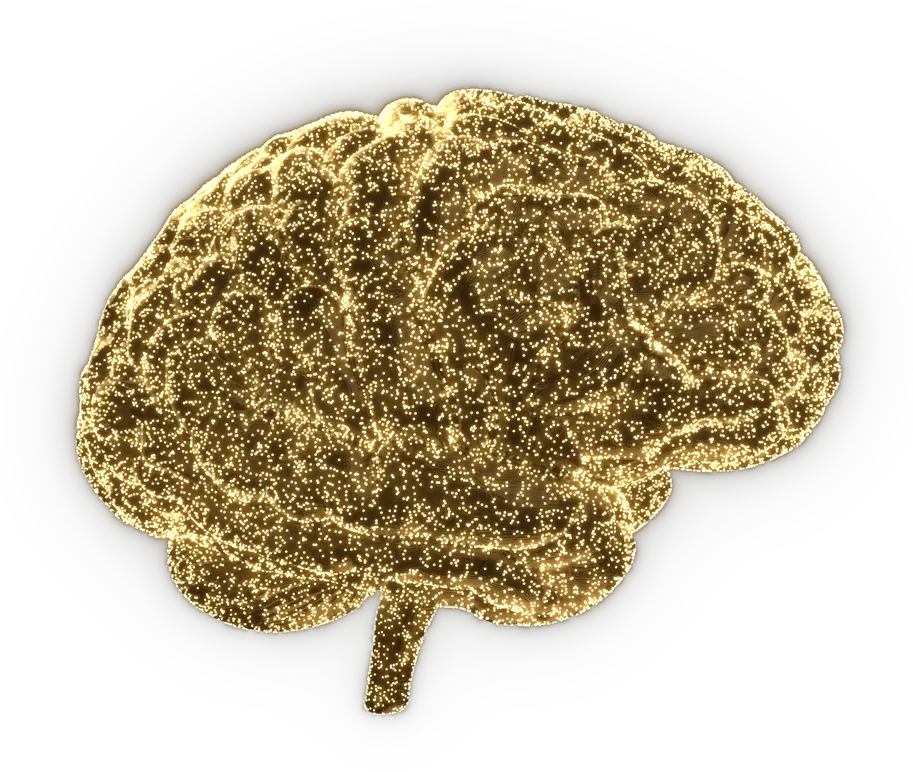
#> input picture assets/cerebro/cerebro.webp, 913 x 772 px, shrunk from 1400 x 1184 before the run, given in place of cerebro.png, which was not available
$ python bloom_brain.py ../assets/cerebro/cerebro.webp
#> lines starting #> are read from the running program, lines starting #| are printed output that depends on the picture; pictures that were not available may be replaced by others from this repository, and a replacement may not be noted
"""Bloom em pos sobre o render do cerebro.

O Cycles entrega os pontos como pixels nitidos; o brilho difuso que faz o cerebro
parecer aceso nao existe no render. Somar copias borradas em varias escalas e o
que produz o halo — e e muito mais barato do que tentar resolve-lo em samples.

Uso:
  python build/bloom_brain.py [--strength 1.5] [--threshold 0.30]
"""
import os
import sys

import numpy as np
from PIL import Image, ImageFilter

ROOT = os.path.dirname(os.path.dirname(os.path.abspath(__file__)))
SRC = os.path.join(ROOT, "assets", "cerebro", "cerebro.png")
OUT = os.path.join(ROOT, "assets", "cerebro", "cerebro-glow.png")

# escalas do bloom: raio do blur x peso. As tres juntas dao o halo curto junto do
# ponto e o brilho largo que envolve o cerebro inteiro.
SCALES = ((3, 0.55), (9, 0.42), (26, 0.34), (70, 0.26))
TINT = np.array([1.0, 0.74, 0.34], dtype=np.float32)


def arg(flag, default):
    return float(sys.argv[sys.argv.index(flag) + 1]) if flag in sys.argv else default


def main():
    strength = arg("--strength", 1.5)
    threshold = arg("--threshold", 0.30)

    img = Image.open(SRC).convert("RGBA")
#> img is the input picture: PIL image 913x772 RGBA; mean R, G, B, A 66.4, 55, 31.7, 116.1
    rgb = np.asarray(img).astype(np.float32) / 255.0
    alpha = rgb[..., 3:4]
    rgb = rgb[..., :3]
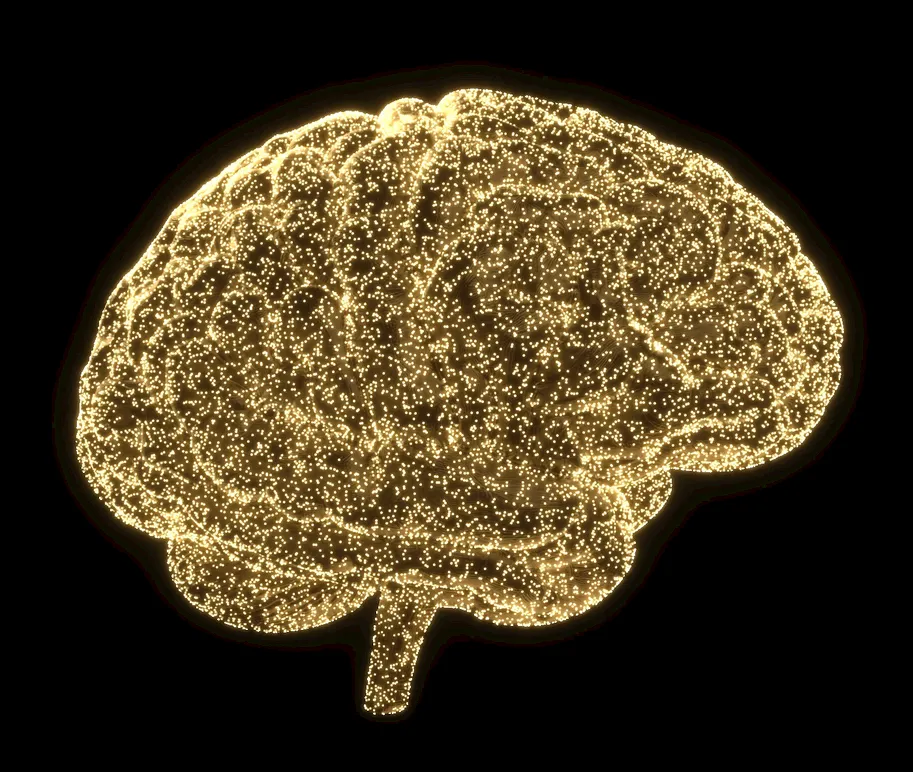
#> rgb: shape (772, 913, 3) float32; mean R, G, B 0.261, 0.216, 0.124

    lum = rgb @ np.array([0.2126, 0.7152, 0.0722], dtype=np.float32)
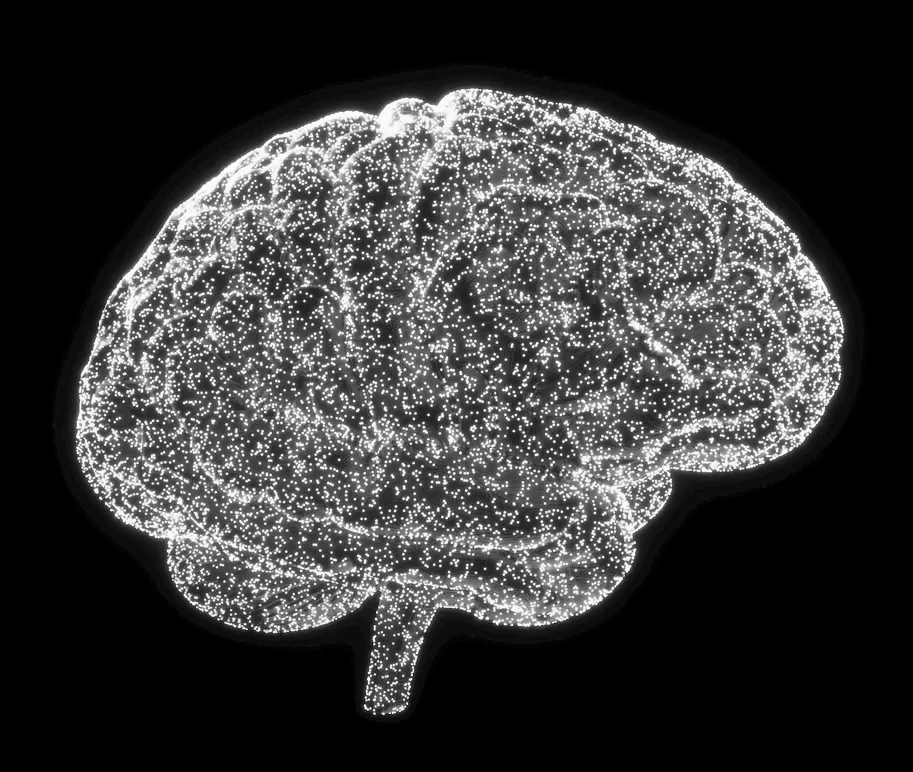
#> lum: shape (772, 913) float32; min 0, max 1, mean 0.219
    mask = np.clip((lum - threshold) / max(1e-3, 1 - threshold), 0, 1)[..., None]
    bright = rgb * mask

    glow = np.zeros_like(rgb)
    for radius, weight in SCALES:
        blurred = Image.fromarray((np.clip(bright, 0, 1) * 255).astype(np.uint8)) \
            .filter(ImageFilter.GaussianBlur(radius))
        glow += np.asarray(blurred).astype(np.float32) / 255.0 * weight
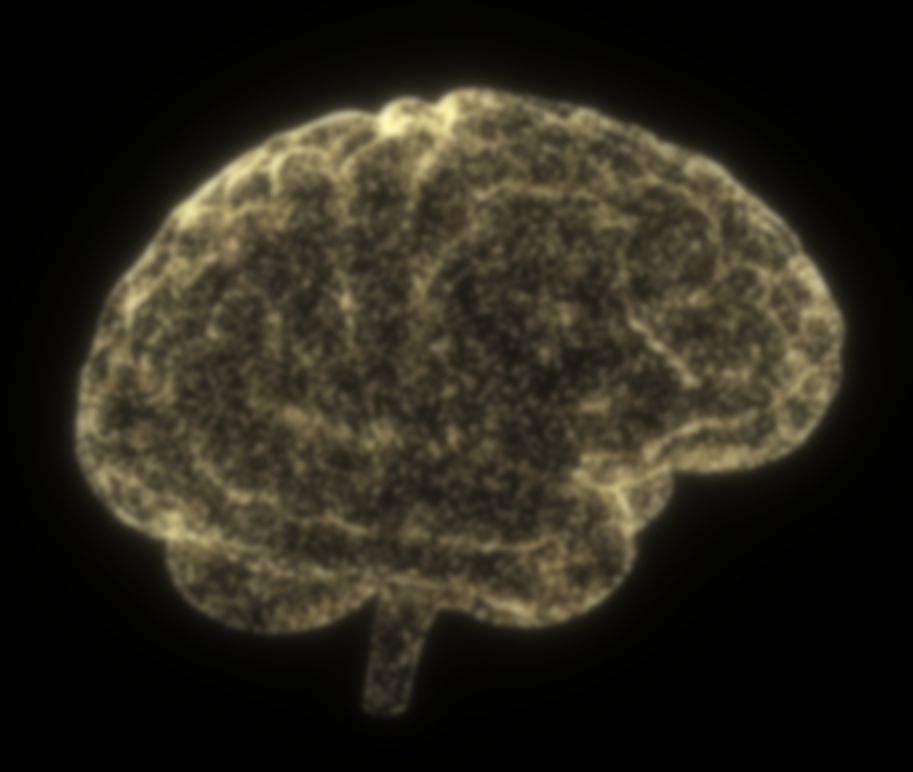
#> glow: shape (772, 913, 3) float32; mean R, G, B 0.163, 0.148, 0.107; drawn with min black and max white

    out = rgb + glow * strength * TINT
    out = out / (1.0 + out * 0.35)          # rolloff suave, evita chapar em branco
    out = np.clip(out * 1.25, 0, 1)
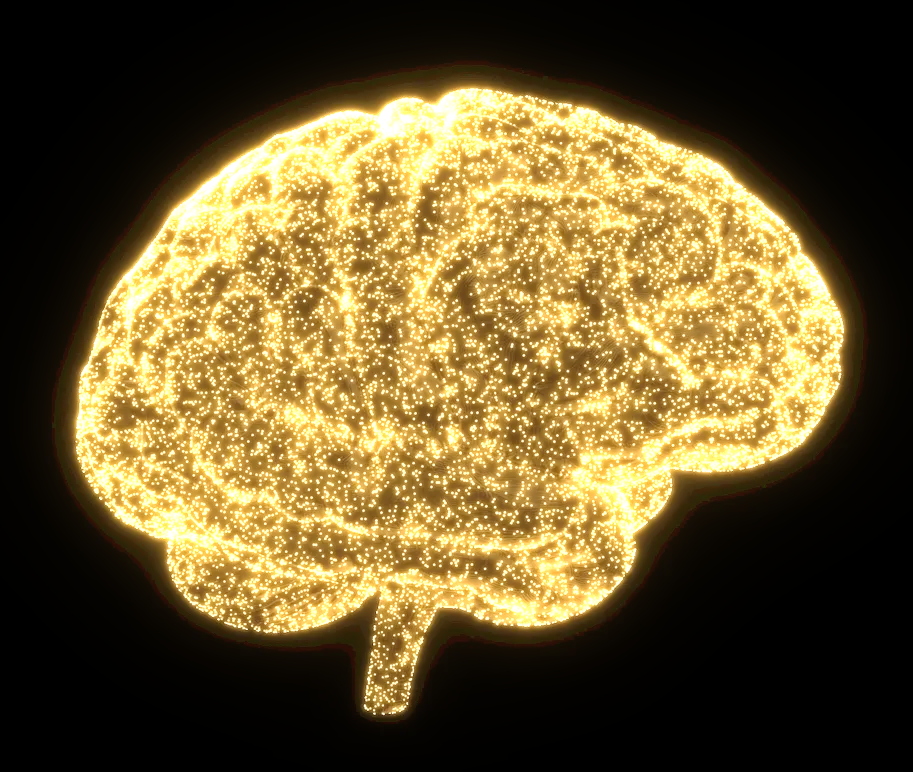
#> out: shape (772, 913, 3) float32; mean R, G, B 0.417, 0.349, 0.189

    # O bloom precisa aparecer FORA da silhueta: o alpha herda o brilho espalhado,
    # senao o halo fica recortado na borda do cerebro.
    glow_a = np.clip(glow.max(axis=2, keepdims=True) * strength * 1.4, 0, 1)
    alpha = np.clip(np.maximum(alpha, glow_a), 0, 1)
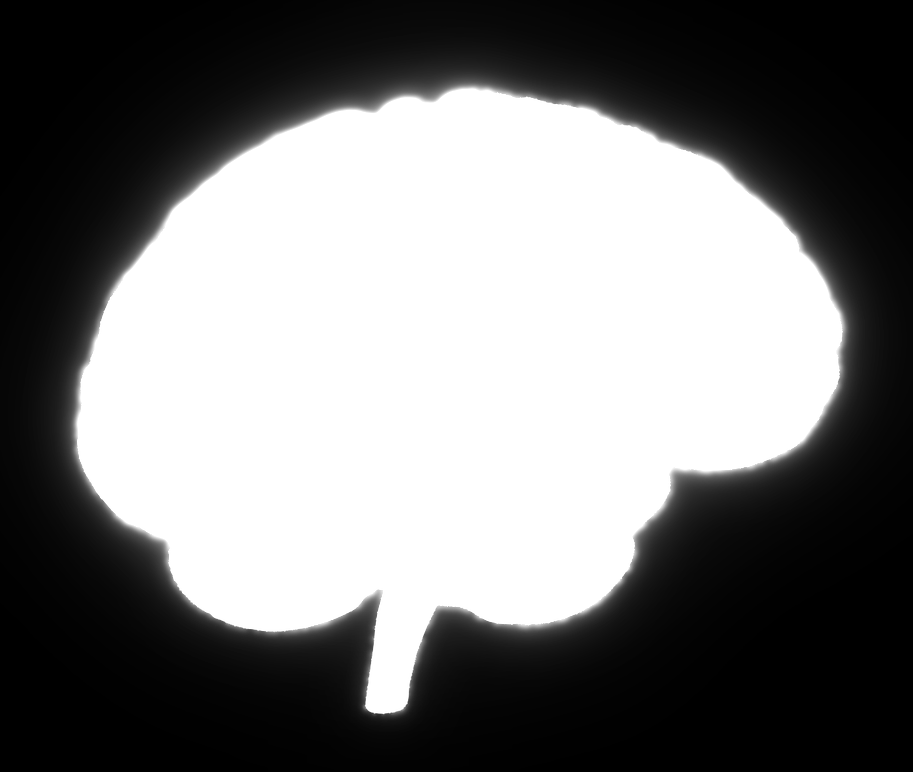
#> alpha: shape (772, 913, 1) float32; min 0, max 1, mean 0.472

    rgba = np.concatenate([out, alpha], axis=2)
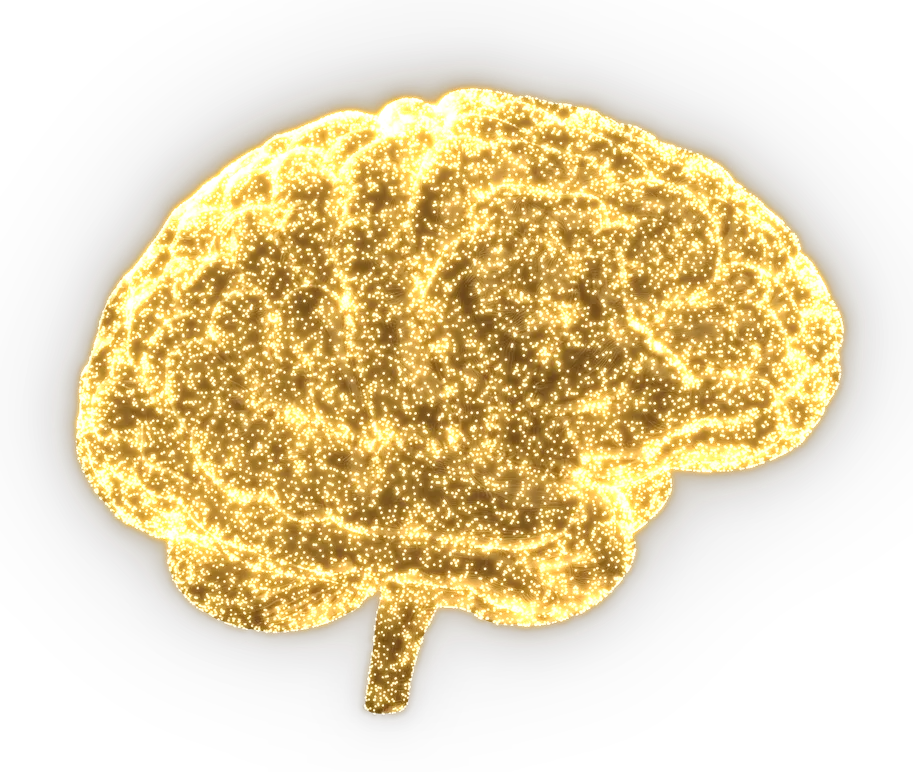
#> rgba: shape (772, 913, 4) float32; mean R, G, B, A 0.417, 0.349, 0.189, 0.471; transparent parts drawn white
    Image.fromarray((rgba * 255).astype(np.uint8)).save(OUT)
    print(f"[BLOOM] {os.path.relpath(OUT, ROOT)}  strength={strength} threshold={threshold}")


if __name__ == "__main__":
    main()
